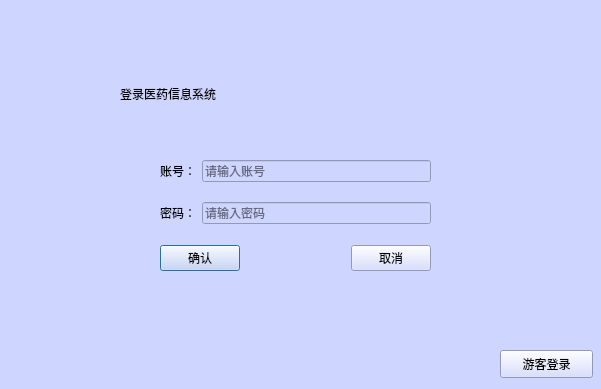
<?xml version="1.0" encoding="UTF-8"?>
<ui version="4.0">
 <class>login</class>
 <widget class="QDialog" name="login">
  <property name="geometry">
   <rect>
    <x>0</x>
    <y>0</y>
    <width>601</width>
    <height>389</height>
   </rect>
  </property>
  <property name="sizePolicy">
   <sizepolicy hsizetype="Expanding" vsizetype="Expanding">
    <horstretch>0</horstretch>
    <verstretch>0</verstretch>
   </sizepolicy>
  </property>
  <property name="minimumSize">
   <size>
    <width>601</width>
    <height>389</height>
   </size>
  </property>
  <property name="maximumSize">
   <size>
    <width>601</width>
    <height>389</height>
   </size>
  </property>
  <property name="focusPolicy">
   <enum>Qt::StrongFocus</enum>
  </property>
  <property name="windowTitle">
   <string>登录界面</string>
  </property>
  <property name="styleSheet">
   <string notr="true">background-color: rgb(206, 213, 255);</string>
  </property>
  <widget class="QLabel" name="label">
   <property name="geometry">
    <rect>
     <x>120</x>
     <y>69</y>
     <width>401</width>
     <height>50</height>
    </rect>
   </property>
   <property name="sizePolicy">
    <sizepolicy hsizetype="Fixed" vsizetype="Fixed">
     <horstretch>0</horstretch>
     <verstretch>0</verstretch>
    </sizepolicy>
   </property>
   <property name="layoutDirection">
    <enum>Qt::LeftToRight</enum>
   </property>
   <property name="styleSheet">
    <string notr="true">font: 28pt &quot;华文行楷&quot;;</string>
   </property>
   <property name="text">
    <string>登录医药信息系统</string>
   </property>
  </widget>
  <widget class="QPushButton" name="pushButton_4">
   <property name="geometry">
    <rect>
     <x>500</x>
     <y>350</y>
     <width>93</width>
     <height>28</height>
    </rect>
   </property>
   <property name="focusPolicy">
    <enum>Qt::NoFocus</enum>
   </property>
   <property name="text">
    <string>游客登录</string>
   </property>
  </widget>
  <widget class="QWidget" name="layoutWidget">
   <property name="geometry">
    <rect>
     <x>160</x>
     <y>160</y>
     <width>271</width>
     <height>111</height>
    </rect>
   </property>
   <layout class="QVBoxLayout" name="verticalLayout_2" stretch="0,0,0">
    <item>
     <layout class="QVBoxLayout" name="verticalLayout">
      <item>
       <layout class="QHBoxLayout" name="horizontalLayout">
        <item>
         <widget class="QLabel" name="label_2">
          <property name="styleSheet">
           <string notr="true">font: 12pt &quot;华文行楷&quot;;</string>
          </property>
          <property name="text">
           <string>账号：</string>
          </property>
         </widget>
        </item>
        <item>
         <widget class="QLineEdit" name="line_account">
          <property name="focusPolicy">
           <enum>Qt::StrongFocus</enum>
          </property>
          <property name="autoFillBackground">
           <bool>false</bool>
          </property>
          <property name="inputMask">
           <string/>
          </property>
          <property name="text">
           <string/>
          </property>
          <property name="cursorPosition">
           <number>0</number>
          </property>
          <property name="placeholderText">
           <string>请输入账号</string>
          </property>
         </widget>
        </item>
       </layout>
      </item>
      <item>
       <spacer name="verticalSpacer">
        <property name="orientation">
         <enum>Qt::Vertical</enum>
        </property>
        <property name="sizeHint" stdset="0">
         <size>
          <width>20</width>
          <height>40</height>
         </size>
        </property>
       </spacer>
      </item>
      <item>
       <layout class="QHBoxLayout" name="horizontalLayout_2">
        <item>
         <widget class="QLabel" name="label_3">
          <property name="styleSheet">
           <string notr="true">font: 12pt &quot;华文行楷&quot;;</string>
          </property>
          <property name="text">
           <string>密码：</string>
          </property>
         </widget>
        </item>
        <item>
         <widget class="QLineEdit" name="line_password">
          <property name="echoMode">
           <enum>QLineEdit::Password</enum>
          </property>
          <property name="placeholderText">
           <string>请输入密码</string>
          </property>
         </widget>
        </item>
       </layout>
      </item>
     </layout>
    </item>
    <item>
     <spacer name="verticalSpacer_2">
      <property name="orientation">
       <enum>Qt::Vertical</enum>
      </property>
      <property name="sizeType">
       <enum>QSizePolicy::Expanding</enum>
      </property>
      <property name="sizeHint" stdset="0">
       <size>
        <width>20</width>
        <height>40</height>
       </size>
      </property>
     </spacer>
    </item>
    <item>
     <layout class="QHBoxLayout" name="horizontalLayout_3">
      <item>
       <widget class="QPushButton" name="btn_login_ok">
        <property name="focusPolicy">
         <enum>Qt::StrongFocus</enum>
        </property>
        <property name="text">
         <string>确认</string>
        </property>
        <property name="checkable">
         <bool>false</bool>
        </property>
        <property name="default">
         <bool>true</bool>
        </property>
       </widget>
      </item>
      <item>
       <spacer name="horizontalSpacer">
        <property name="orientation">
         <enum>Qt::Horizontal</enum>
        </property>
        <property name="sizeHint" stdset="0">
         <size>
          <width>40</width>
          <height>20</height>
         </size>
        </property>
       </spacer>
      </item>
      <item>
       <spacer name="horizontalSpacer_2">
        <property name="orientation">
         <enum>Qt::Horizontal</enum>
        </property>
        <property name="sizeHint" stdset="0">
         <size>
          <width>40</width>
          <height>20</height>
         </size>
        </property>
       </spacer>
      </item>
      <item>
       <widget class="QPushButton" name="btn_login_cancel">
        <property name="focusPolicy">
         <enum>Qt::NoFocus</enum>
        </property>
        <property name="text">
         <string>取消</string>
        </property>
       </widget>
      </item>
     </layout>
    </item>
   </layout>
  </widget>
 </widget>
 <resources/>
 <connections/>
</ui>
